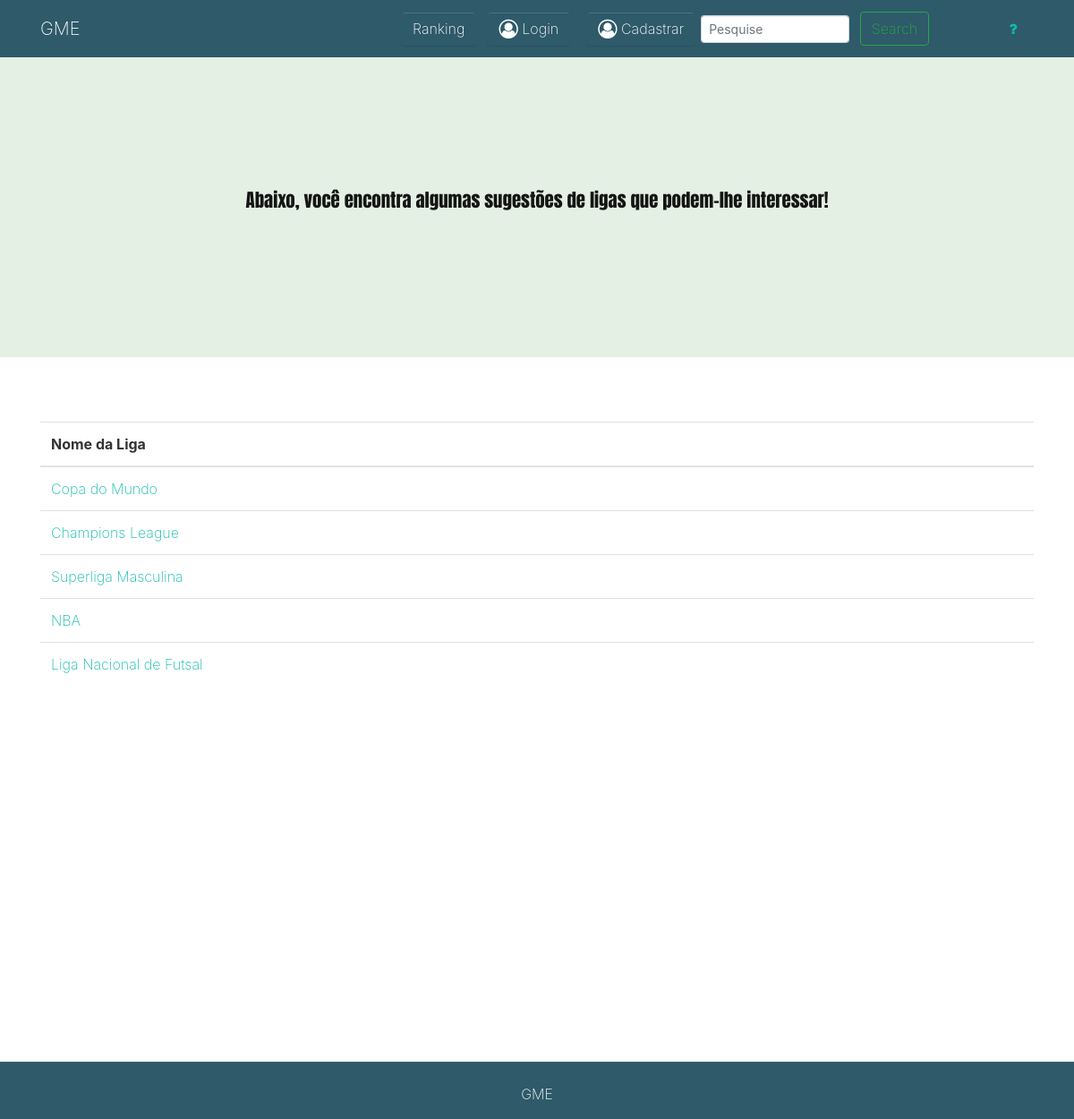
Page /app/controller/LigaController.php?rota=ligas on the committed database.
### tables this page shows
CREATE TABLE `ligas` (
  `id_liga` int(11) NOT NULL,
  `historia` mediumtext NOT NULL,
  `fundacao` varchar(10000) NOT NULL,
  `regulamento` mediumtext,
  `pais` varchar(255) DEFAULT NULL,
  `esporte_id_esporte` int(10) DEFAULT NULL,
  `nome_liga` varchar(255) DEFAULT NULL,
  `icon_liga` varchar(10000) DEFAULT NULL
);

### app/database/Conexao.php (called while the page is built, shortened)
<?php
class Conexao
{
    public static function getConexao(){
        $conexao = new PDO("mysql:host=".self::HOST.";dbname=".self::NOMEBANCO.";charset=utf8", self::USUARIO, self::SENHA);
        return $conexao;
    }
}

### app/crud/CrudLiga.php (called while the page is built, shortened)
<?php
require_once __DIR__ . "/../model/Liga.php";
require_once __DIR__ . "/../database/Conexao.php";
class CrudLiga
{
    private $conexao;
    public function __construct()
    {
        $this->conexao = Conexao::getConexao();
    }
    public function getLigas()
    {
        $sql = "SELECT * FROM ligas";
        $consulta = $this->conexao->query($sql);
        $ligas = $consulta->fetchAll(PDO::FETCH_ASSOC);
        $arrayLigas = array();
        foreach ($ligas as $liga) {
            $id = $liga['id_liga'];
            $historia = $liga['historia'];
            $fundacao = $liga['fundacao'];
            $regulamento = $liga['regulamento'];
            $pais = $liga['pais'];
            $id_esporte = $liga['esporte_id_esporte'];
            $nome_liga = $liga['nome_liga'];
            $iconeLiga = $liga['icon_liga'];
            $ligaNova = new Liga($nome_liga, $historia, $fundacao, $regulamento, $pais, $id, $id_esporte, $iconeLiga);
            $arrayLigas[] = $ligaNova;
        }
        return $arrayLigas;
    }
}

### app/model/Liga.php (called while the page is built, shortened)
<?php
class Liga
{
    private $id_liga;
    private $nome_liga;
    public function getNomeLiga()
    {
        return $this->nome_liga;
    }
    public function setNomeLiga($nome_liga)
    {
        $this->nome_liga = $nome_liga;
    }
    public function getIdLiga()
    {
        return $this->id_liga;
    }
    public function setIdLiga($id_liga)
    {
        $this->id_liga = $id_liga;
    }
}

### app/view/viewLigas.php (the view, shortened to what this page needs)
<!DOCTYPE html>
<html>
<head>
    <link rel="stylesheet" href="https://cdnjs.cloudflare.com/ajax/libs/font-awesome/4.7.0/css/font-awesome.min.css" type="text/css">
    <link rel="stylesheet" href="../../assets/viewEsportes.css" type="text/css">
</head>
<body>
<?php
if(isset($_SESSION['tipo']) AND $_SESSION['tipo'] != '2'){
    require_once "navLoged.php";
}
elseif (!isset($_SESSION['tipo'])){
    require_once "navUnloged.php";
}
elseif(isset($_SESSION) AND $_SESSION['tipo'] == '2'){
    require_once "navLogedAdmin.php";
}?>
<div class="cabecalho text-center py-5">
    <div class="container">
        <div class="row my-5 justify-content-center">
            <div class="col-md-10">
                <p class="lead text-dark">Abaixo, você encontra algumas sugestões de ligas que podem-lhe interessar!</p>
            </div>
        </div>
    </div>
</div>
<div class="py-5">
    <div class="container">
        <div class="row">
            <div class="col-md-12">
                <table class="table">
                    <thead>
                    <tr>
                        <th>Nome da Liga</th>
                    </tr>
                    </thead>
                    <tbody>
                    <?php foreach ($ligas as $l):?>
                    <tr>
                        <td><a href="../controller/LigaController.php?rota=ver&id=<?= $l->getIdLiga();?>"><?= $l->getNomeLiga();?></a></td>
                    </tr>
                    <?php endforeach;?>
                    </tbody>
                </table>
            </div>
        </div>
    </div>
</div>
</body>
</html>

### app/view/viewLigas.php (style rules this page uses)
.cabecalho { background-color: #E4F0E4; font-family: 'Anton', sans-serif; }

### rows in the picture
ligas: nome_liga "Copa do Mundo"
ligas: nome_liga "Champions League"
ligas: nome_liga "Superliga Masculina"
ligas: nome_liga "NBA"
ligas: nome_liga "Liga Nacional de Futsal"
